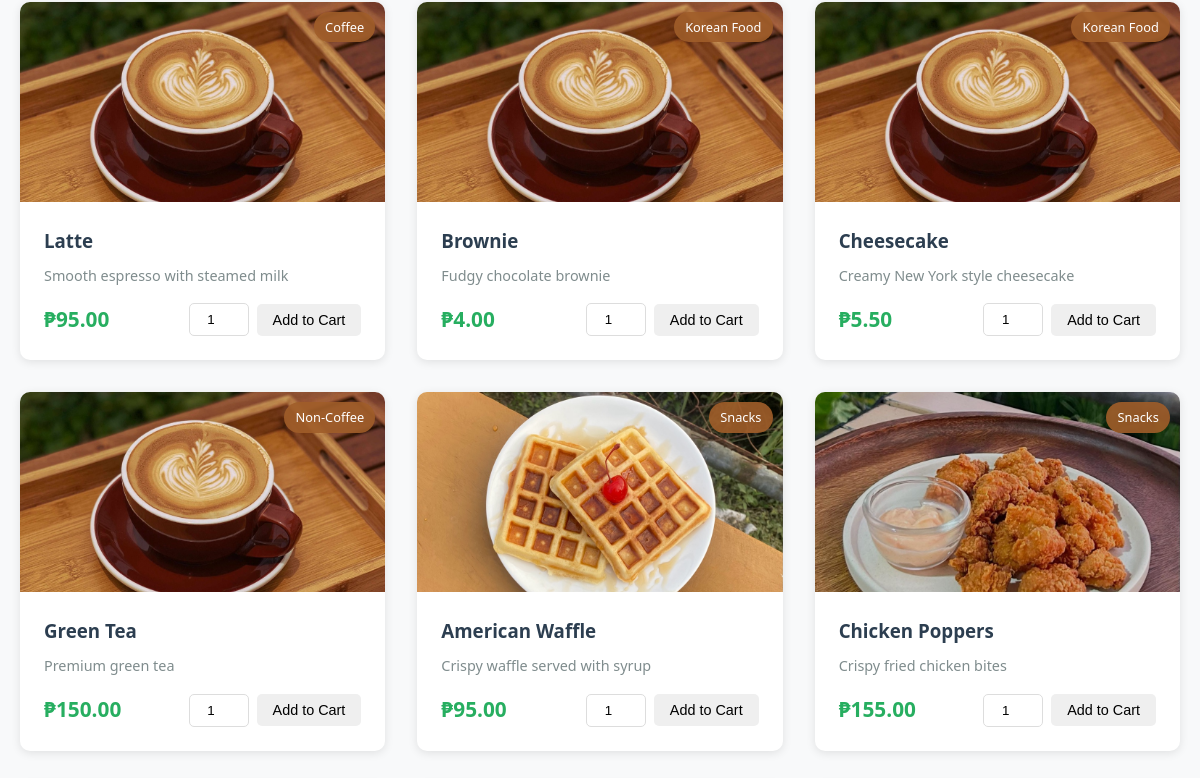
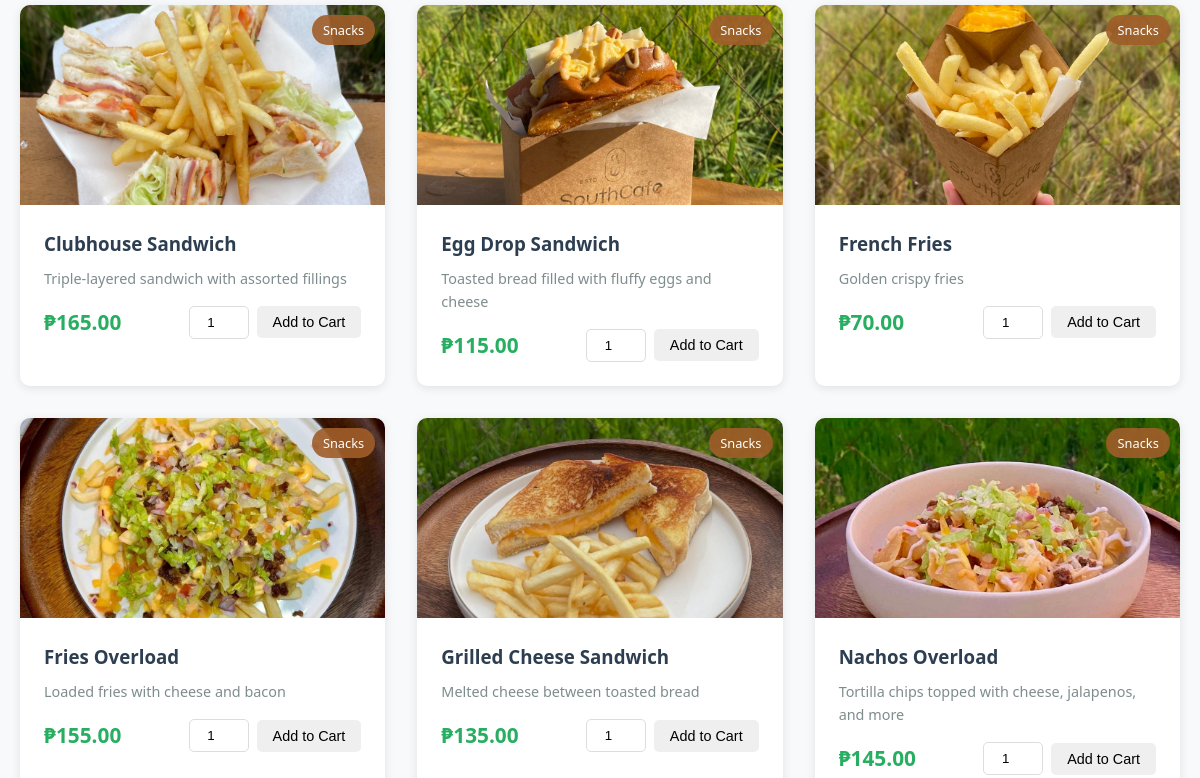
Page /menu.php (middle part) on the earlier database version (2 pictures, top to bottom).
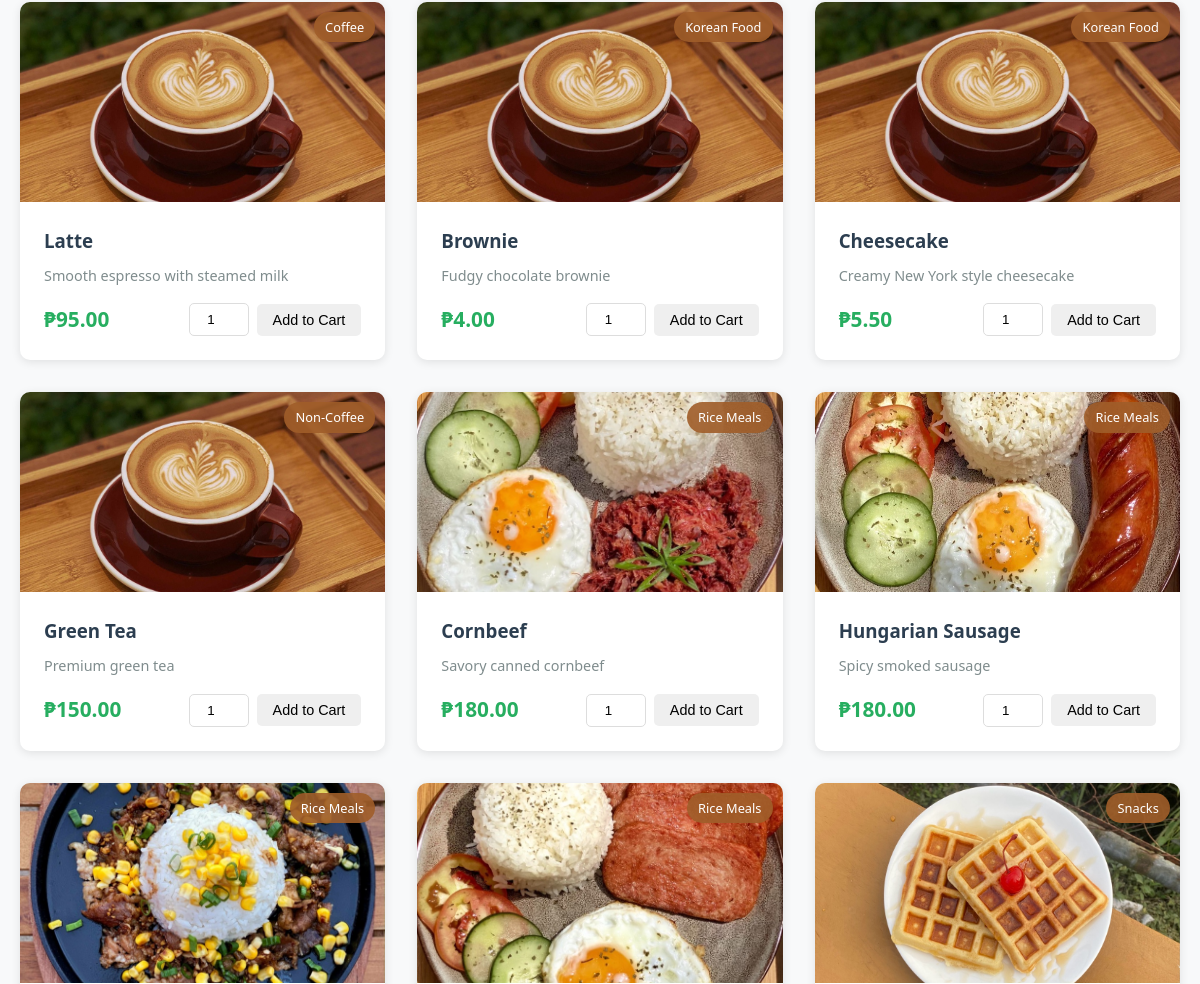
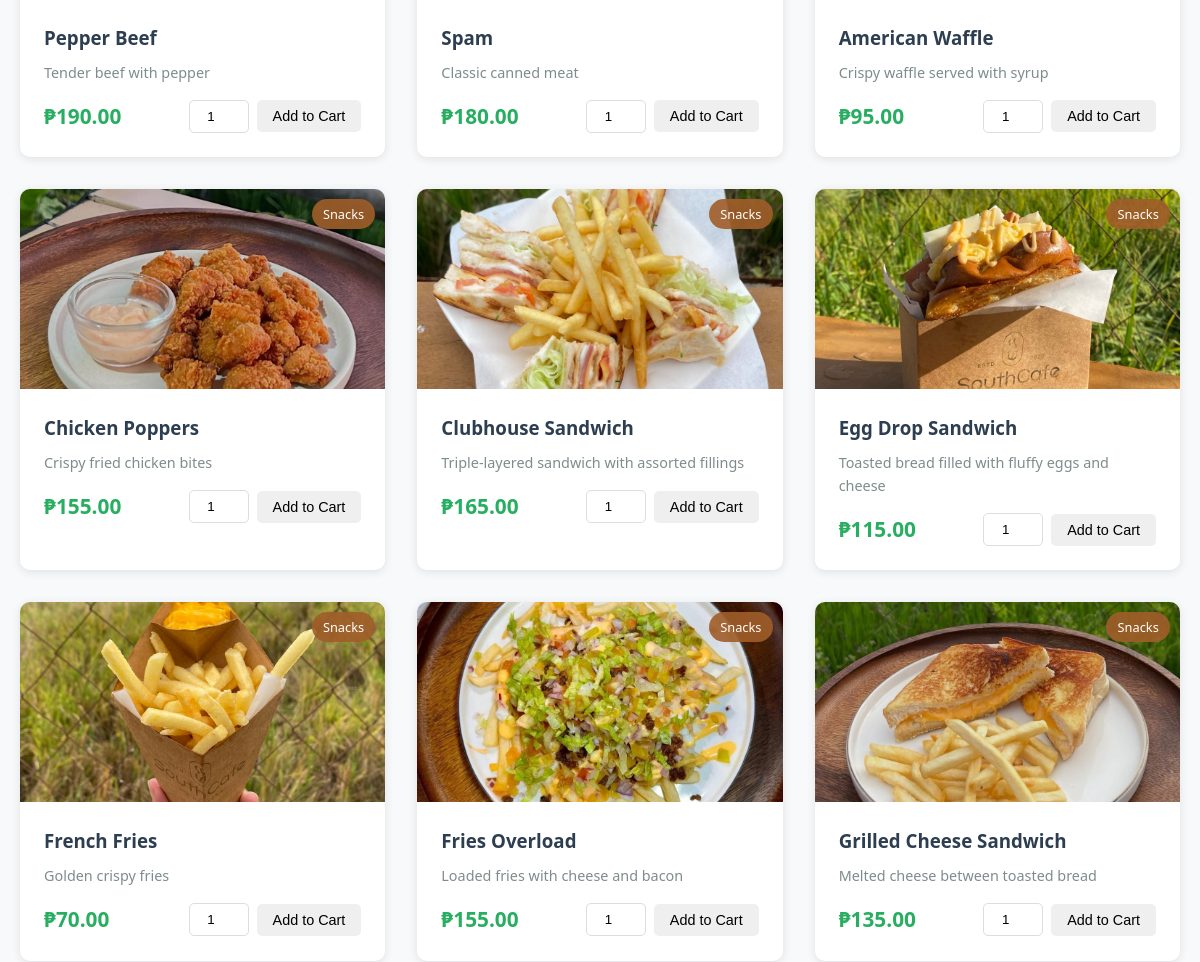
Same page on the later database version (2 pictures, top to bottom).
### tables this page shows
CREATE TABLE IF NOT EXISTS products (
    id INT AUTO_INCREMENT PRIMARY KEY,
    name VARCHAR(100) NOT NULL,
    description TEXT,
    price DECIMAL(10, 2) NOT NULL,
    category_id INT,
    image VARCHAR(255),
    available BOOLEAN DEFAULT TRUE,
    created_at TIMESTAMP DEFAULT CURRENT_TIMESTAMP,
    FOREIGN KEY (category_id) REFERENCES categories(id)
);

CREATE TABLE IF NOT EXISTS categories (
    id INT AUTO_INCREMENT PRIMARY KEY,
    name VARCHAR(50) NOT NULL,
    description TEXT
);

### menu.php (the view, shortened to what this page needs)
<?php
require_once 'config.php';
$category_filter = isset($_GET['category']) ? (int)$_GET['category'] : 0;
if ($category_filter > 0) {
    $products_query = "SELECT p.*, c.name as category_name FROM products p
                       LEFT JOIN categories c ON p.category_id = c.id
                       WHERE p.available = 1 AND p.category_id = ?
                       ORDER BY p.name";
    $stmt = mysqli_prepare($conn, $products_query);
    mysqli_stmt_bind_param($stmt, "i", $category_filter);
    mysqli_stmt_execute($stmt);
    $products_result = mysqli_stmt_get_result($stmt);
} else {
    $products_query = "SELECT p.*, c.name as category_name FROM products p
                       LEFT JOIN categories c ON p.category_id = c.id
                       WHERE p.available = 1
                       ORDER BY c.name, p.name";
    $products_result = mysqli_query($conn, $products_query);
}
$products = mysqli_fetch_all($products_result, MYSQLI_ASSOC);
include 'includes/header.php';
?>
<div class="container">
    <div class="product-grid">
        <?php if (count($products) > 0): ?>
            <?php foreach ($products as $product): ?>
                <div class="product-card">
                    <div class="product-image">
                        <img src="images/<?php echo htmlspecialchars($product['image']); ?>"
                             alt="<?php echo htmlspecialchars($product['name']); ?>"
                             onerror="this.src='images/placeholder.jpg'">
                        <span class="category-badge"><?php echo htmlspecialchars($product['category_name']); ?></span>
                    </div>
                    <div class="product-info">
                        <h3><?php echo htmlspecialchars($product['name']); ?></h3>
                        <p class="product-description"><?php echo htmlspecialchars($product['description']); ?></p>
                        <div class="product-footer">
                            <span class="price">₱<?php echo number_format($product['price'], 2); ?></span>
                            <form method="POST" action="menu.php" class="add-to-cart-form">
                                <input type="number" name="quantity" value="1" min="1" max="99" class="quantity-input">
                                <button type="submit" name="add_to_cart" class="btn btn-small">Add to Cart</button>
                            </form>
                        </div>
                    </div>
                </div>
            <?php endforeach; ?>
        <?php else: ?>
            <p class="no-products">No products found in this category.</p>
        <?php endif; ?>
    </div>
</div>
<?php include 'includes/footer.php'; ?>

### includes/header.php (shortened to what this page needs)
<!DOCTYPE html>
<html lang="en">
<head>
    <link rel="stylesheet" href="style.css">
</head>
<body>
    <main class="main-content">

### includes/footer.php (shortened to what this page needs)
    </main>
</body>
</html>

### style.css (style rules this page uses)
* { margin: 0; padding: 0; box-sizing: border-box; }
body { font-family: 'Segoe UI', Tahoma, Geneva, Verdana, sans-serif; line-height: 1.6; color: #333; background-color: #f8f9fa; }
.container { max-width: 1200px; margin: 0 auto; padding: 0 20px; }
.btn { display: inline-block; padding: 0.75rem 1.5rem; border: none; border-radius: 5px; cursor: pointer; text-decoration: none; transition: all 0.3s; font-size: 1rem; }
.btn-small { padding: 0.5rem 1rem; font-size: 0.9rem; }
.product-grid { display: grid; grid-template-columns: repeat(auto-fill, minmax(280px, 1fr)); gap: 2rem; margin: 2rem 0; }
.product-card { background: white; border-radius: 10px; overflow: hidden; box-shadow: 0 2px 10px rgba(0,0,0,0.1); transition: transform 0.3s; }
.product-image { position: relative; height: 200px; overflow: hidden; background-color: #ecf0f1; }
.product-image img { width: 100%; height: 100%; object-fit: cover; }
.category-badge { position: absolute; top: 10px; right: 10px; background-color: rgba(160, 94, 42, 0.9); color: white; padding: 0.3rem 0.7rem; border-radius: 20px; font-size: 0.8rem; }
.product-info { padding: 1.5rem; }
.product-info h3 { margin-bottom: 0.5rem; color: #2c3e50; }
.product-description { color: #7f8c8d; font-size: 0.9rem; margin-bottom: 1rem; }
.product-footer { display: flex; justify-content: space-between; align-items: center; margin-top: 1rem; }
.price { font-size: 1.3rem; font-weight: bold; color: #27ae60; }
.add-to-cart-form { display: flex; gap: 0.5rem; align-items: center; }
.quantity-input { width: 60px; padding: 0.5rem; border: 1px solid #ddd; border-radius: 5px; text-align: center; }
.main-content { min-height: calc(100vh - 200px); }

Differences in the rows shown:
no longer on this page (row unchanged): products: image (picture), category.name "Snacks", name "Nachos Overload", description "Tortilla chips topped with cheese, jalapenos, and more", price "145.00"
added products: image (picture), category.name "Rice Meals", name "Cornbeef", description "Savory canned cornbeef", price "180.00"
added products: image (picture), category.name "Rice Meals", name "Hungarian Sausage", description "Spicy smoked sausage", price "180.00"
added products: image (picture), category.name "Rice Meals", name "Pepper Beef", description "Tender beef with pepper", price "190.00"
added products: image (picture), category.name "Rice Meals", name "Spam", description "Classic canned meat", price "180.00"
